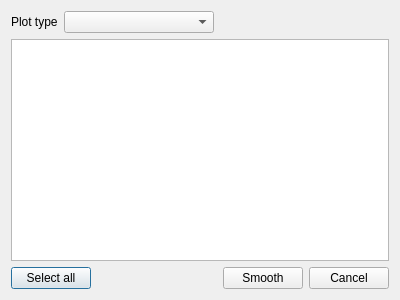
<?xml version="1.0" encoding="UTF-8"?>
<ui version="4.0">
 <class>SmoothMultipleFilesDialog</class>
 <widget class="QDialog" name="SmoothMultipleFilesDialog">
  <property name="geometry">
   <rect>
    <x>0</x>
    <y>0</y>
    <width>400</width>
    <height>300</height>
   </rect>
  </property>
  <property name="windowTitle">
   <string>Dialog</string>
  </property>
  <layout class="QVBoxLayout" name="verticalLayout">
   <item>
    <layout class="QHBoxLayout" name="horizontalLayout">
     <item>
      <widget class="QLabel" name="label">
       <property name="text">
        <string>Plot type</string>
       </property>
      </widget>
     </item>
     <item>
      <widget class="QComboBox" name="comboBox">
       <property name="minimumSize">
        <size>
         <width>150</width>
         <height>0</height>
        </size>
       </property>
      </widget>
     </item>
     <item>
      <spacer name="horizontalSpacer_2">
       <property name="orientation">
        <enum>Qt::Horizontal</enum>
       </property>
       <property name="sizeHint" stdset="0">
        <size>
         <width>40</width>
         <height>20</height>
        </size>
       </property>
      </spacer>
     </item>
    </layout>
   </item>
   <item>
    <widget class="QListWidget" name="listWidget"/>
   </item>
   <item>
    <layout class="QHBoxLayout" name="horizontalLayout_2">
     <item>
      <widget class="QPushButton" name="SelectAllButton">
       <property name="text">
        <string>Select all</string>
       </property>
      </widget>
     </item>
     <item>
      <spacer name="horizontalSpacer">
       <property name="orientation">
        <enum>Qt::Horizontal</enum>
       </property>
       <property name="sizeHint" stdset="0">
        <size>
         <width>108</width>
         <height>20</height>
        </size>
       </property>
      </spacer>
     </item>
     <item>
      <widget class="QPushButton" name="SmoothButton">
       <property name="text">
        <string>Smooth</string>
       </property>
      </widget>
     </item>
     <item>
      <widget class="QPushButton" name="CancelButton">
       <property name="text">
        <string>Cancel</string>
       </property>
      </widget>
     </item>
    </layout>
   </item>
  </layout>
 </widget>
 <resources/>
 <connections/>
</ui>
